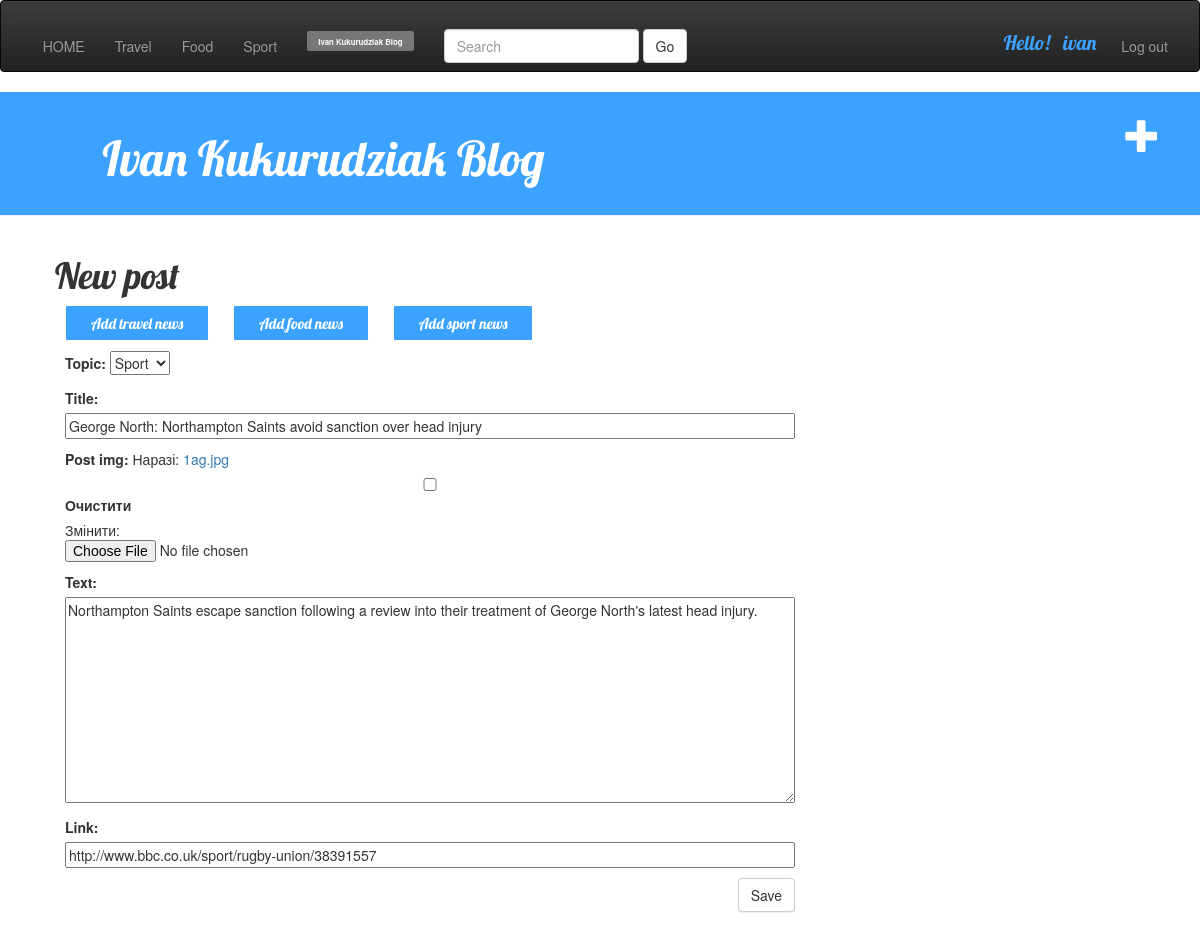
The app's page /post/66/edit/ (signed in) with its own data.
### blog/models.py (models this page shows, shortened)
class Post(models.Model):
    author = models.ForeignKey('auth.User')
    topic = models.CharField(choices=TOPIC_CHOICES,
                                     default='Travel', max_length=50)
    title = models.CharField(max_length= 200)
    post_img = models.ImageField(blank=True,null=True)
    text = models.TextField()
    created_date = models.DateTimeField(default=timezone.now())
    published_date = models.DateTimeField(blank=True,null=True)
    link = models.CharField(max_length=500, blank=True,null=True)

### blog/views.py (the view)
def post_edit(request, pk):
    post = get_object_or_404(Post, pk=pk)
    if request.method == "POST":
        form = PostForm(request.POST, request.FILES, instance=post)
        if form.is_valid():
            post = form.save(commit=False)
            post.author = request.user
            post.published_date = timezone.now()
            post.save()
            return redirect('post_detail', pk=post.pk)
    else:
        form = PostForm(instance=post)
    return render(request, 'blog/post_edit.html', {'form': form})

### blog/forms.py
class PostForm(forms.ModelForm):
    class Meta:
        model = Post
        fields = ( 'topic','title', 'post_img', 'text', 'link')

### blog/templates/blog/post_edit.html
{% extends 'blog/base.html' %}
{% block content %}
    <h1>New post</h1>
    <div class="container-news">
     {% if user.email == 'ivankukurudziak@gmail.com' %}
     <form  action="/add_travelnews" method="get" >
         <button type="submit"class="button-news">Add travel news</button>
     </form>
     <form action="/add_foodnews" method="get" >
         <button type="submit"class="button-news">Add food news</button>
     </form>
     <form action="/add_sportnews" method="get" >
         <button type="submit"class="button-news">Add sport news</button>
     </form></div>
    {% endif %}
    <form method="POST" class="post-form" enctype="multipart/form-data">{% csrf_token %}
        {{ form.as_p }}
        <button type="submit" class="save btn btn-default">Save</button><br><br>
    </form>
{% endblock %}

### blog/templates/blog/base.html (shortened to what this page needs)
<!DOCTYPE html>
{% load static %}
<html lang="uk">
  <head>
    <link rel="stylesheet" href="//maxcdn.bootstrapcdn.com/bootstrap/3.2.0/css/bootstrap.min.css">
    <link rel="stylesheet" href="//maxcdn.bootstrapcdn.com/bootstrap/3.2.0/css/bootstrap-theme.min.css">
    <link rel="stylesheet" href="https://maxcdn.bootstrapcdn.com/bootstrap/3.3.7/css/bootstrap.min.css">
    <link rel="stylesheet" href="{% static 'css/blog.css' %}">
  </head>
<body>
    <nav class="navbar navbar-inverse">
  ...<div class="collapse navbar-collapse" id="bs-example-navbar-collapse-1">
      <ul class="nav navbar-nav">
        <li><a href="/home">&nbsp;&nbsp;&nbsp;HOME </a></li>
        <li><a href="/travel">Travel</a></li>
        <li><a href="/food">Food</a></li>
        <li><a href="/sport">Sport</a></li>
      </ul>
      <form class="navbar-form navbar-left">
          <span class="label label-default" ><a class="label label-default" href="https://vk.com/id_13081992" target="_blank" >Ivan Kukurudziak Blog</a></span>
      </form>
        <form action="/search" class="navbar-form navbar-left" method="get">
                <input type="text" name="q" class="form-control" placeholder="Search">
            <button type="submit" class="btn btn-default">Go</button>
        </form>
      <ul class="nav navbar-nav navbar-right">
        {% if user.is_authenticated %}>
            <li class="username">Hello!&nbsp;&nbsp;&nbsp;{{ user.username }}</li>
            <li><a href="/log_out">Log out&nbsp;&nbsp;</a></li>
        {% else %}
            <li><a href="/log_in">Log in</a></li>
            <li><a href="/sing_up">Sing up&nbsp;&nbsp;&nbsp;&nbsp;</a></li>
        {% endif %}
      </ul>
    </div>
        </nav>
    <div class="page-header" >
            {% if user.email == "ivankukurudziak@gmail.com" %}
                <a href="{% url 'post_new' %}" class="top-menu"><span class="glyphicon glyphicon-plus"></span></a>
            {% endif %}
        <h1><a href="/home">&nbsp;&nbsp;&nbsp;&nbsp;&nbsp;&nbsp;Ivan Kukurudziak Blog</a></h1>
    </div>
    <div class="content container">
        <div class="row">
            <div class="col-md-8">
            {% block content %}
            {% endblock %}
            </div>
        </div>
    </div>
</body>
</html>

### blog/static/css/blog.css (style rules this page uses)
.page-header { background-color: #3ba2ff; margin-top: 0; padding: 20px 20px 20px 40px; }
.page-header h1, .page-header h1 a, .page-header h1 a:visited, .page-header h1 a:active { color: #ffffff; font-size: 36pt; text-decoration: none; }
.content { margin-left: 40px; }
.username { font-size: 20px; font-family: 'Lobster'; color: #3ba2ff; padding: 8px 10px 10px 8px; }
h1, h2, h3, h4 { font-family: 'Lobster', cursive; }
.save { float: right; }
.post-form textarea, .post-form input { width: 100%; }
.top-menu, .top-menu:hover, .top-menu:visited { color: #ffffff; float: right; font-size: 26pt; margin-right: 20px; }
form { margin: 10px; }

### records on screen
Post: topic "Sport", title "George North: Northampton Saints avoid sanction over head injury", text "Northampton Saints escape sanction following a review into their treatment of George North's latest head injury.", link "http://www.bbc.co.uk/sport/rugby-union/38391557"

### other values on screen
{{ user.username }} "ivan"
